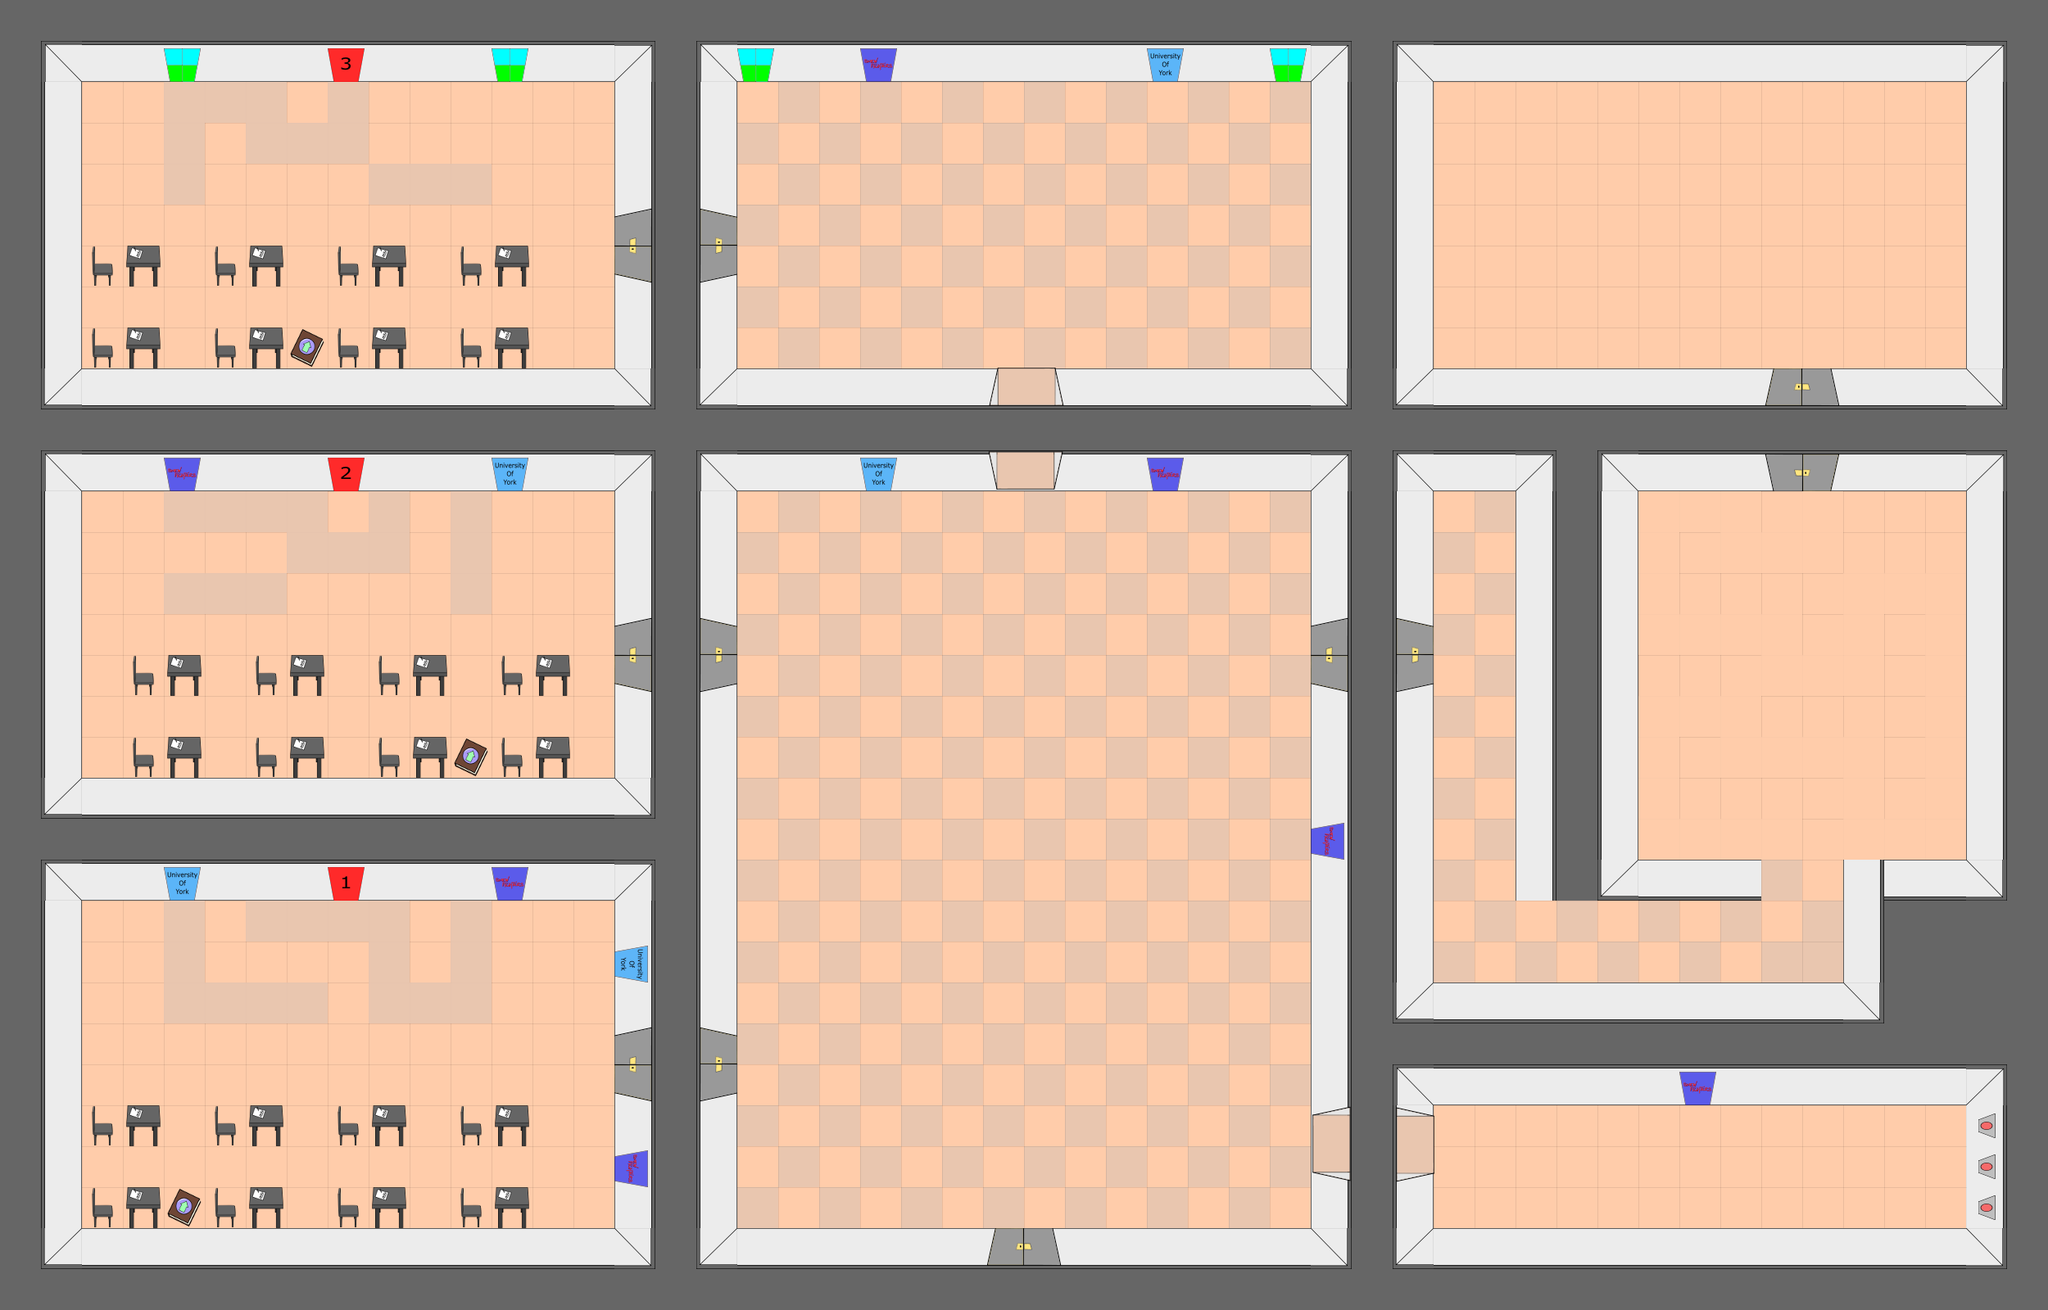

This game map was drawn from its Tiled (.tmx) file and the tilesets committed beside it. A one-line description and the trimmed map source follow:
An orthogonal 50x32 tile map with 50x50 px tiles, 4 tile layers (Puzzle Answer, Tiles And Walls, Wall Objects and Doors, ceiling), 6 tilesets and 28 objects.

<map version="1.0" orientation="orthogonal" renderorder="right-down" width="50" height="32" tilewidth="50" tileheight="50" nextobjectid="34">
 <tileset firstgid="1" name="Tiles And Walls" tilewidth="50" tileheight="50" tilecount="11">
  <tile id="0">
   <image width="50" height="50" source="Tiles/Tile2.png" />
  </tile>
  <tile id="1">
   <image width="50" height="50" source="Tiles/Tile1.png" />
  </tile>
  <tile id="2">
   <image width="50" height="50" source="Tiles/ImprovedWall.png" />
  </tile>
  <tile id="3">
   <image width="50" height="50" source="Tiles/ImprovedWall 4.png" />
  </tile>
  <tile id="4">
   <image width="50" height="50" source="Tiles/ImprovedWall 3.png" />
  </tile>
  <tile id="5">
   <image width="50" height="50" source="Tiles/ImprovedWall 2.png" />
  </tile>
  <tile id="6">
   <image width="50" height="50" source="Tiles/ImprovedCorner.png" />
  </tile>
  <tile id="7">
   <image width="50" height="50" source="Tiles/ImprovedCorner 4.png" />
  </tile>
  <tile id="8">
   <image width="50" height="50" source="Tiles/ImprovedCorner 3.png" />
  </tile>
  <tile id="9">
   <image width="50" height="50" source="Tiles/ImprovedCorner 2.png" />
  </tile>
  <tile id="10">
   <image width="50" height="50" source="Tiles/Ceiling.png" />
  </tile>
 </tileset>
 <tileset firstgid="12" name="Wall Objects" tilewidth="45" tileheight="50" tilecount="16">
  <tile id="0">
   <image width="45" height="41" source="Tiles/WindowImproved.png" />
  </tile>
  <tile id="1">
   <image width="45" height="41" source="Tiles/SmewFighters.png" />
  </tile>
  <tile id="2">
   <image width="45" height="41" source="Tiles/ImprovedPoster.png" />
  </tile>
  <tile id="3">
   <image width="45" height="41" source="Tiles/Improved3.png" />
  </tile>
  <tile id="4">
   <image width="45" height="41" source="Tiles/Improved2.png" />
  </tile>
  <tile id="5">
   <image width="45" height="41" source="Tiles/improved1 (2).png" />
  </tile>
  <tile id="6">
   <image width="40" height="50" source="Tiles/Button.png" />
  </tile>
  <tile id="7">
   <image width="41" height="45" source="Tiles/WindowImproved copy.png" />
  </tile>
  <tile id="8">
   <image width="41" height="45" source="Tiles/WindowImproved copy 3.png" />
  </tile>
  <tile id="9">
   <image width="45" height="41" source="Tiles/WindowImproved copy 2.png" />
  </tile>
  <tile id="10">
   <image width="41" height="45" source="Tiles/SmewFighters copy.png" />
  </tile>
  <tile id="11">
   <image width="45" height="41" source="Tiles/SmewFighters copy 3.png" />
  </tile>
  <tile id="12">
   <image width="41" height="45" source="Tiles/SmewFighters copy 2.png" />
  </tile>
  <tile id="13">
   <image width="45" height="41" source="Tiles/ImprovedPoster copy.png" />
  </tile>
  <tile id="14">
   <image width="41" height="45" source="Tiles/ImprovedPoster copy 3.png" />
  </tile>
  <tile id="15">
   <image width="41" height="45" source="Tiles/ImprovedPoster copy 2.png" />
  </tile>
 </tileset>
 <tileset firstgid="28" name="Floor Objects" tilewidth="50" tileheight="50" tilecount="4">
  <tile id="0">
   <image width="50" height="50" source="Tiles/Table2.png" />
  </tile>
  <tile id="1">
   <image width="50" height="50" source="Tiles/Chair2.png" />
  </tile>
  <tile id="2">
   <image width="50" height="50" source="Tiles/RonTable.png" />
  </tile>
  <tile id="3">
   <image width="50" height="50" source="Tiles/RonChair.png" />
  </tile>
 </tileset>
 <tileset firstgid="32" name="Power Ups" tilewidth="50" tileheight="50" tilecount="1">
  <tile id="0">
   <image width="50" height="50" source="Tiles/Power_up_book.png" />
  </tile>
 </tileset>
 <tileset firstgid="33" name="Doors And Hallways" tilewidth="105" tileheight="105" tilecount="8">
  <tile id="0">
   <image width="105" height="53" source="Tiles/Hallway3.png" />
  </tile>
  <tile id="1">
   <image width="105" height="53" source="Tiles/Hallway2.png" />
  </tile>
  <tile id="2">
   <image width="53" height="105" source="Tiles/Hallway1.png" />
  </tile>
  <tile id="3">
   <image width="50" height="100" source="Tiles/DoorLock4.png" />
  </tile>
  <tile id="4">
   <image width="100" height="50" source="Tiles/DoorLock3.png" />
  </tile>
  <tile id="5">
   <image width="100" height="50" source="Tiles/DoorLock2.png" />
  </tile>
  <tile id="6">
   <image width="50" height="100" source="Tiles/DoorLock.png" />
  </tile>
  <tile id="7">
   <image width="53" height="105" source="Tiles/Hallway4.png" />
  </tile>
 </tileset>
 <tileset firstgid="41" name="Puzzle Tile" tilewidth="50" tileheight="50" tilecount="1">
  <image source="Tiles/PuzzleTile.png" width="50" height="50" />
 </tileset>
 <layer name="Puzzle Answer" width="50" height="32">
  <data>[1600 cells, 84 non-empty, 1 distinct tile ids]</data>
 </layer>
 <layer name="Tiles And Walls" width="50" height="32">
  <data>[1600 cells, 1600 non-empty, 11 distinct tile ids]</data>
 </layer>
 <layer name="Wall Objects and Doors" width="50" height="32">
  <data>[1600 cells, 88 non-empty, 20 distinct tile ids]</data>
 </layer>
 <layer name="ceiling" width="50" height="32">
  <properties>
   <property name="renderPriority" value="2" />
  </properties>
  <data>[1600 cells, 140 non-empty, 1 distinct tile ids]</data>
 </layer>
 <objectgroup name="collision" visible="0">
  <object id="1" x="54.6664" y="54.6664" width="41.9972" height="1486.23" />
  <object id="2" x="57.657" y="53.8285" width="2381.32" height="42.1133" />
  <object id="3" x="2404.52" y="57.657" width="45.9418" height="1504.59" />
  <object id="5" x="53.8285" y="1504.82" width="2377.49" height="42.1133" />
  <object id="6" x="746.784" y="348.622" width="153.139" height="394.334" />
  <object id="7" x="754.441" y="57.657" width="133.997" height="191.424" />
  <object id="8" x="1600.54" y="61.4855" width="145.482" height="685.299" />
  <object id="9" x="1604.36" y="846.325" width="141.654" height="501.531" />
  <object id="10" x="1604.36" y="1451.23" width="141.654" height="49.7703" />
  <object id="11" x="1749.85" y="1198.55" width="635.528" height="141.654" />
  <object id="12" x="2255.21" y="1053.06" width="141.654" height="141.654" />
  <object id="13" x="1749.85" y="451.991" width="654.671" height="137.825" />
  <object id="14" x="1853.22" y="593.645" width="137.825" height="501.531" />
  <object id="15" x="1998.7" y="1053.06" width="153.139" height="42.1133" />
  <object id="16" x="746.784" y="853.982" width="153.139" height="390.505" />
  <object id="17" x="61.4855" y="949.694" width="681.47" height="145.482" />
  <object id="18" x="746.784" y="1351.68" width="149.311" height="149.311" />
  <object id="19" x="903.752" y="455.819" width="298.622" height="137.825" />
  <object id="20" x="1305.74" y="448.162" width="287.136" height="145.482" />
  <object id="21" x="103.599" y="451.991" width="631.7" height="141.654" />
 </objectgroup>
 <objectgroup color="#0000ff" name="rooms">
  <object id="22" x="1895.1" y="493.874" width="601.072" height="604.9" />
  <object id="24" x="0" y="7.65697" width="853.752" height="539.816" />
  <object id="25" x="0" y="995.406" width="842.266" height="601.072" />
  <object id="30" x="800.153" y="3.82848" width="899.694" height="543.645" />
  <object id="33" x="0" y="497.703" width="849.923" height="551.302" />
 </objectgroup>
 <objectgroup color="#af060e" name="spawn" visible="0">
  <object id="26" x="930.551" y="624.273" width="650.842" height="849.923">
   <properties>
    <property name="enemyCount" value="4" />
    <property name="starCount" value="7" />
   </properties>
  </object>
  <object id="28" x="126.57" y="628.101" width="597.243" height="298.622">
   <properties>
    <property name="enemyCount" value="1" />
    <property name="starCount" value="3" />
   </properties>
  </object>
  <object id="29" x="2033.15" y="620.444" width="340.735" height="398.162">
   <properties>
    <property name="enemyCount" value="2" />
    <property name="starCount" value="4" />
   </properties>
  </object>
 </objectgroup>
</map>
